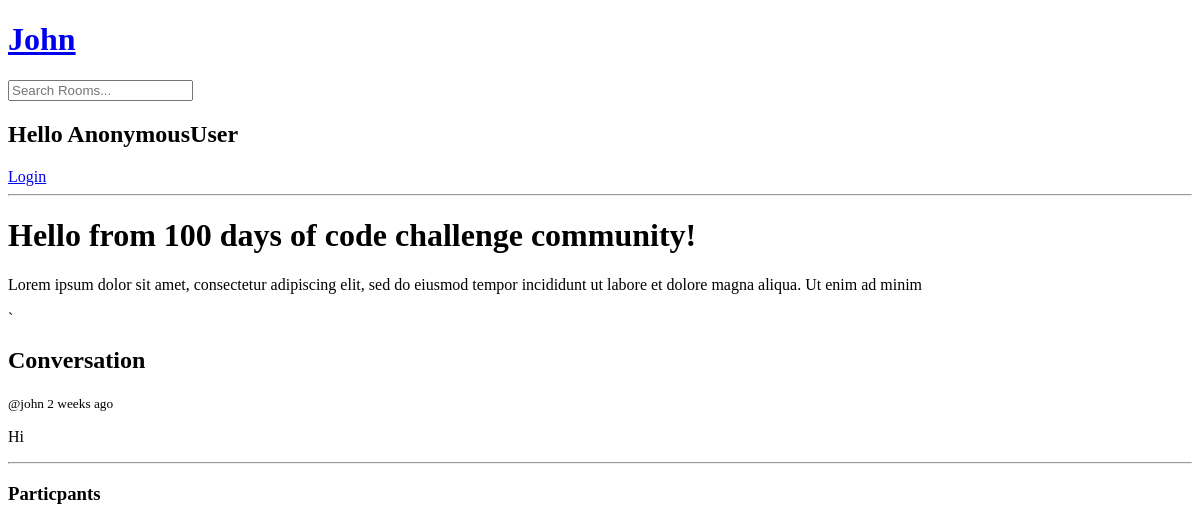
The page /room/1/ on the database as committed earlier.
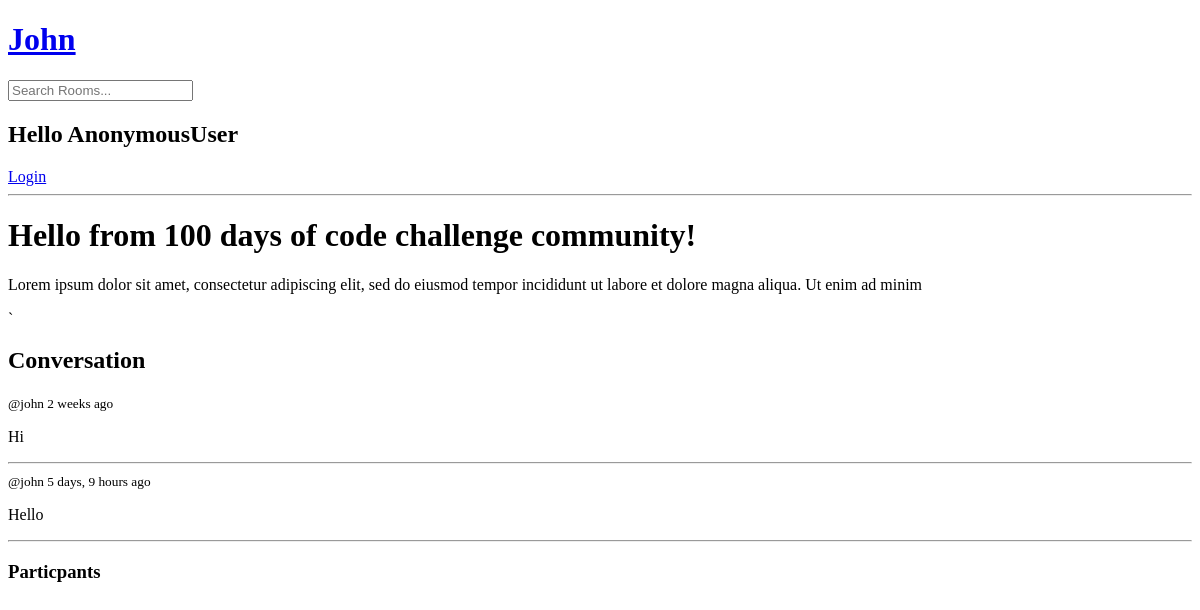
The same page on the database as committed later.
### baseapp/models.py (models this page shows, shortened)
class Message(models.Model):
    user = models.ForeignKey(User, on_delete=models.CASCADE)                # -> foreignkey is to connect another table
    room = models.ForeignKey(Room, on_delete=models.SET_NULL, null=True)    # model.key -> the Room table is the 'parent' and the Message table is the 'child'
    body = models.TextField()
    updated = models.DateTimeField(auto_now=True)
    created = models.DateTimeField(auto_now_add=True)

### baseapp/views.py (the view, shortened to what this page needs)
# urls.py: path("room/<int:id>/", views.room, name="room"),
def room(request, id):
    room = Room.objects.get(id=id)
    room_message = room.message_set.all()           # <parent_table>.<child_talbe(lowecase)>.message_set.all() -> call all data from child table which is the message (many to one)
    room_participants = room.participant.all()      # get the child of Room (id is equal to 1)
    context = {
        "room": room,
        "room_messages": room_message,
        "room_participants": room_participants
    }
    return render(request, "room.html", context)

### baseapp/templates/room.html (shortened to what this page needs)
{% extends 'main.html' %}
{% block content %}
<h1>Hello from {{room.name}} community!</h1>
<p> {{room.description}}</p>
`<div class="room-wrapper">
    <div>
        <div class="conversation-wrapper">
            <h2>Conversation</h2>
            {% for message in room_messages %}
                <div>
                    <small>@{{message.user}} {{message.created | timesince}} ago</small>
                    <p>{{message.body}}</p>
                    <hr>
                </div>
            {% endfor %}
        </div>
    </div>
    <div>
        <h3>Particpants</h3>
    </div>
</div>
{% endblock %}

Rows that differ between the two databases and show on the page:
now on this page (row edited): Message: user "john", created "5 days, 9 hours", body "Hello"
